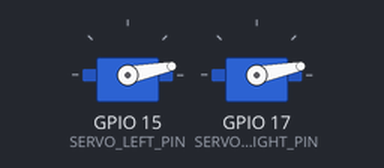
Recording of a sketch running on a simulated ESP32. On the bench: 2 × servo. What the sketch prints to the serial monitor is not drawn.

Above: at 1.15 s.
At 1.3 s:
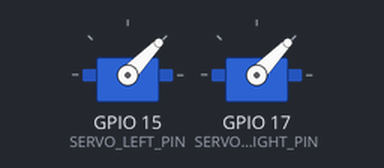
At 1.45 s:
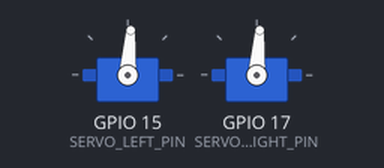
At 4.75 s:
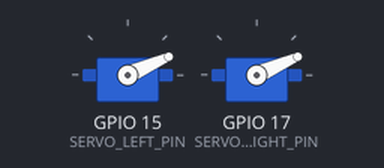
Timing chart, 0 to 8.5 s (numbered marks = the images above):
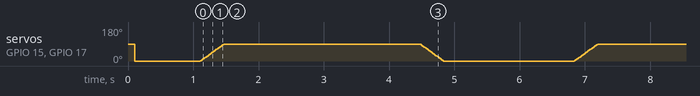

The sketch:

05_dual_servo.ino
```cpp
/*
 * Test Sketch 05: Dual Servo Sweep — Turnstile Gate Simulation
 *
 * Wiring (confirmed with Burak's board 2026-08-09):
 *   Servo LEFT  signal → ESP32 D15 (column A, row 3 from top)
 *   Servo RIGHT signal → ESP32 TX2 / GPIO 17 (column A, row 7 from top)
 *   Both servos: RED (+5V)   → MB102 +5V rail on second breadboard
 *                BROWN (GND) → MB102 GND rail on second breadboard
 *                             → GND rail bridged to ESP32 GND
 *
 * NOTE: On 2026-08-09 the second servo was found DEAD. Confirmed by swapping
 *       physical servos — same body failed on both D15 and TX2. Working servo
 *       ran fine on both pins. Replacement 10-pack arriving 2026-08-10.
 */

#include <ESP32Servo.h>

#define SERVO_LEFT_PIN   15   // Column A, Row 3 (D15)
#define SERVO_RIGHT_PIN  17   // Column A, Row 7 (TX2 / GPIO 17)

#define POS_CLOSED       0
#define POS_OPEN         90
#define SWEEP_STEP_MS    4    // ~360ms per 90° sweep
#define DOOR_OPEN_TIME   3000
#define CYCLE_PAUSE      2000

Servo servoLeft;
Servo servoRight;

void setup() {
  Serial.begin(115200);
  delay(100);
  Serial.println("\n=== Dual Servo Sweep — Turnstile Gate Simulation ===");

  ESP32PWM::allocateTimer(0);
  ESP32PWM::allocateTimer(1);
  ESP32PWM::allocateTimer(2);
  ESP32PWM::allocateTimer(3);

  servoLeft.setPeriodHertz(50);
  servoRight.setPeriodHertz(50);

  servoLeft.attach(SERVO_LEFT_PIN, 500, 2400);
  servoRight.attach(SERVO_RIGHT_PIN, 500, 2400);

  Serial.println("Initializing: both doors CLOSED");
  servoLeft.write(POS_CLOSED);
  servoRight.write(POS_CLOSED);
  delay(1000);
}

void sweepBoth(int fromAngle, int toAngle) {
  if (fromAngle < toAngle) {
    for (int angle = fromAngle; angle <= toAngle; angle++) {
      servoLeft.write(angle);
      servoRight.write(angle);
      delay(SWEEP_STEP_MS);
    }
  } else {
    for (int angle = fromAngle; angle >= toAngle; angle--) {
      servoLeft.write(angle);
      servoRight.write(angle);
      delay(SWEEP_STEP_MS);
    }
  }
}

void loop() {
  Serial.println("Opening doors...");
  sweepBoth(POS_CLOSED, POS_OPEN);

  Serial.print("Doors OPEN — holding for ");
  Serial.print(DOOR_OPEN_TIME / 1000);
  Serial.println(" seconds");
  delay(DOOR_OPEN_TIME);

  Serial.println("Closing doors...");
  sweepBoth(POS_OPEN, POS_CLOSED);

  Serial.print("Doors CLOSED — pausing ");
  Serial.print(CYCLE_PAUSE / 1000);
  Serial.println(" seconds before next cycle");
  delay(CYCLE_PAUSE);
}
```
